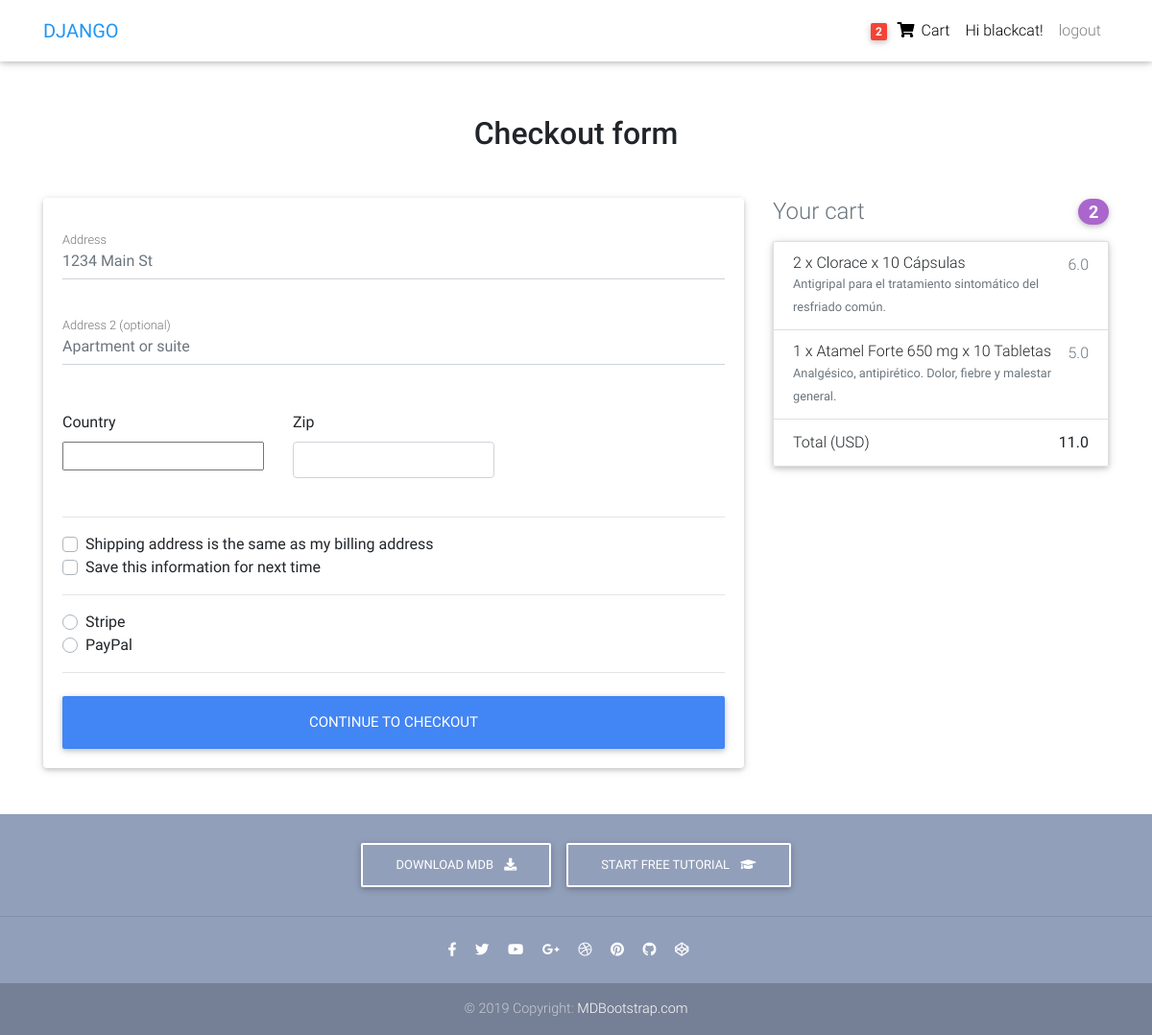
Screenshot of /checkout/ (signed in) with the database file from the repository.
### core/models.py (models this page shows, shortened)
class Order(models.Model):
    user = models.ForeignKey(settings.AUTH_USER_MODEL, on_delete=models.CASCADE)
    items = models.ManyToManyField(OrderItem)
    start_date = models.DateTimeField(auto_now_add=True)
    ordered_date = models.DateTimeField()
    ordered = models.BooleanField(default=False)
    checkout_address = models.ForeignKey(
        'CheckoutAddress', on_delete=models.SET_NULL, blank=True, null=True)
    payment = models.ForeignKey(
        'Payment', on_delete=models.SET_NULL, blank=True, null=True)
    def get_total_price(self):
        total = 0
        for order_item in self.items.all():
            total += order_item.get_final_price()
        return total

class OrderItem(models.Model):
    user = models.ForeignKey(settings.AUTH_USER_MODEL,
                             on_delete=models.CASCADE)
    ordered = models.BooleanField(default=False)
    item = models.ForeignKey(Item, on_delete=models.CASCADE)
    quantity = models.IntegerField(default=1)
    def get_total_item_price(self):
        return self.quantity * self.item.price
    def get_discount_item_price(self):
        return self.quantity * self.item.discount_price
    def get_final_price(self):
        if self.item.discount_price:
            return self.get_discount_item_price()
        return self.get_total_item_price()

class Item(models.Model):
    item_name = models.CharField(max_length=100)
    price = models.FloatField()
    discount_price = models.FloatField(blank=True, null=True)
    category = models.CharField(choices=CATEGORY, max_length=2)
    label = models.CharField(choices=LABEL, max_length=2)
    description = models.TextField()
    image_path = models.TextField()

### core/views.py (the view, shortened to what this page needs)
# urls.py: path('checkout/', CheckoutView.as_view(), name='checkout'),
class CheckoutView(View):
    def get(self, *args, **kwargs):
        form = CheckoutForm()
        order = Order.objects.get(user=self.request.user, ordered=False)
        context = {
            'form': form,
            'order': order
        }
        return render(self.request, 'checkout.html', context)

### core/forms.py
class CheckoutForm(forms.Form):
    street_address = forms.CharField(widget=forms.TextInput(attrs={
        'class': 'form-control',
        'placeholder': '1234 Main St'
    }))
    apartment_address = forms.CharField(required=False, widget=forms.TextInput(attrs={
        'class': 'form-control',
        'placeholder': 'Apartment or suite'
    }))
    country = CountryField(blank_label='(select country)').formfield(widget=CountrySelectWidget(attrs={
        'class': 'custom-select d-block w-100'
    }))
    zip = forms.CharField(widget=forms.TextInput(attrs={
        'class': 'form-control'
    }))
    same_billing_address = forms.BooleanField(required=False)
    save_info = forms.BooleanField(required=False)
    payment_option = forms.ChoiceField(
        widget=forms.RadioSelect, choices=PAYMENT)

### core/templatetags/cart_template_tags.py (called while the page is built)
@register.filter
def cart_item_count(user):
    if user.is_authenticated:
        qs = Order.objects.filter(user=user, ordered=False)
        if qs.exists():
            return qs[0].items.count()
    return 0

### templates/checkout.html (shortened to what this page needs)
{% extends 'base.html' %}
{% block content %}
<main >
    <div class="container wow fadeIn">
      <h2 class="my-5 h2 text-center">Checkout form</h2>
      <div class="row">
        <div class="col-md-8 mb-4">
          <div class="card">
            <form method="POST" class="card-body">
              <div class="md-form mb-5">
                {{ form.street_address }}
                <label for="address" class="">Address</label>
              </div>
              <div class="md-form mb-5">
                {{ form.apartment_address }}
                <label for="address-2" class="">Address 2 (optional)</label>
              </div>
              <div class="row">
                <div class="col-lg-4 col-md-12 mb-4">
                  <label for="country">Country</label>
                  {{ form.country }}
                </div>
                <div class="col-lg-4 col-md-6 mb-4">
                  <label for="zip">Zip</label>
                  {{ form.zip }}
                </div>
              </div>
              <hr>
              <div class="custom-control custom-checkbox">
                <label class="custom-control-label" for="same-address">Shipping address is the same as my billing address</label>
              </div>
              <div class="custom-control custom-checkbox">
                <label class="custom-control-label" for="save-info">Save this information for next time</label>
              </div>
              <hr>
              <div class="d-block my-3">
                {% for value, name in form.fields.payment_option.choices %}
                <div class="custom-control custom-radio">
                  <label class="custom-control-label" for="{{ name }}">{{ name }}</label>
                </div>
                {% endfor %}
              </div>
              <hr class="mb-4">
              <button class="btn btn-primary btn-lg btn-block" type="submit">Continue to checkout</button>
            </form>
          </div>
        </div>
        <div class="col-md-4 mb-4">
          <h4 class="d-flex justify-content-between align-items-center mb-3">
            <span class="text-muted">Your cart</span>
            <span class="badge badge-secondary badge-pill">{{ order.items.count }}</span>
          </h4>
          <ul class="list-group mb-3 z-depth-1">
            {% for order_item in order.items.all %}
            <li class="list-group-item d-flex justify-content-between lh-condensed">
              <div>
                <h6 class="my-0">{{ order_item.quantity }} x {{ order_item.item.item_name }}</h6>
                <small class="text-muted">{{ order_item.item.description }}</small>
              </div>
              <span class="text-muted">{{ order_item.get_final_price }}</span>
            </li>
            {% endfor %}
            <li class="list-group-item d-flex justify-content-between">
              <span>Total (USD)</span>
              <strong>{{ order.get_total_price }}</strong>
            </li>
          </ul>
        </div>
      </div>
    </div>
  </main>
{% endblock content %}

### templates/base.html (shortened to what this page needs)
{% load static %}
{% load cart_template_tags %}
<!DOCTYPE html>
<html lang="en">
<head>
  <link rel="stylesheet" href="https://use.fontawesome.com/releases/v5.11.2/css/all.css">
  <link href="{% static 'css/bootstrap.min.css' %}" rel="stylesheet">
  <link href="{% static 'css/mdb.min.css' %}" rel="stylesheet">
  <link href=" {% static 'css/style.min.css' %}" rel="stylesheet">
</head>
<body>
  <nav class="navbar fixed-top navbar-expand-lg navbar-light white scrolling-navbar">
    <div class="container">
      <a class="navbar-brand waves-effect" href="/">
        <strong class="blue-text">DJANGO</strong>
      </a>
      <div class="collapse navbar-collapse" id="navbarSupportedContent">
        <ul class="navbar-nav nav-flex-icons">
            {% if user.is_authenticated %}
            <li class="nav-item">
                <a href="{% url 'core:order-summary' %}" class="nav-link waves-effect">
                {% if request.user|cart_item_count != 0 %}
                  <span class="badge red z-depth-1 mr-1"> {{ request.user|cart_item_count }} </span>
                {% endif %}
                <i class="fas fa-shopping-cart"></i>
                <span class="clearfix d-none d-sm-inline-block"> Cart </span>
                </a>
            </li>
            <li class="nav-item">
                 <a class="nav-link waves-effect">
                Hi {{ user.username }}!
                </a>
            </li>
                <a class="nav-link waves-effect" href="{% url 'logout' %}"> logout</a>
            {% else %}
             </li class="nav-item">
                <a class="nav-link waves-effect" href="{% url 'login' %}"> login</a>
            </li>
            {% endif %}
        </ul>
      </div>
    </div>
  </nav>
  <div class="mt-5 pt-4">
    </div>
    {% block content %}
    {% endblock content %}
    {% include "footer.html" %}
</body>
</html>

### templates/base.html (style rules this page uses)
html, body, header, .carousel { height: 60vh; }

### rows the page displays
Order: items.count "2", get_total_price "11.0"
OrderItem: quantity "2", item.item_name "Clorace x 10 Cápsulas", item.description "Antigripal para el tratamiento sintomático del resfriado común.", get_final_price "6.0"
OrderItem: quantity "1", item.item_name "Atamel Forte 650 mg x 10 Tabletas", item.description "Analgésico, antipirético. Dolor, fiebre y malestar general.", get_final_price "5.0"

### other values shown
{{ request.user|cart_item_count }} "2"
{{ user.username }} "blackcat"
{{ name }} "Stripe" "PayPal"
